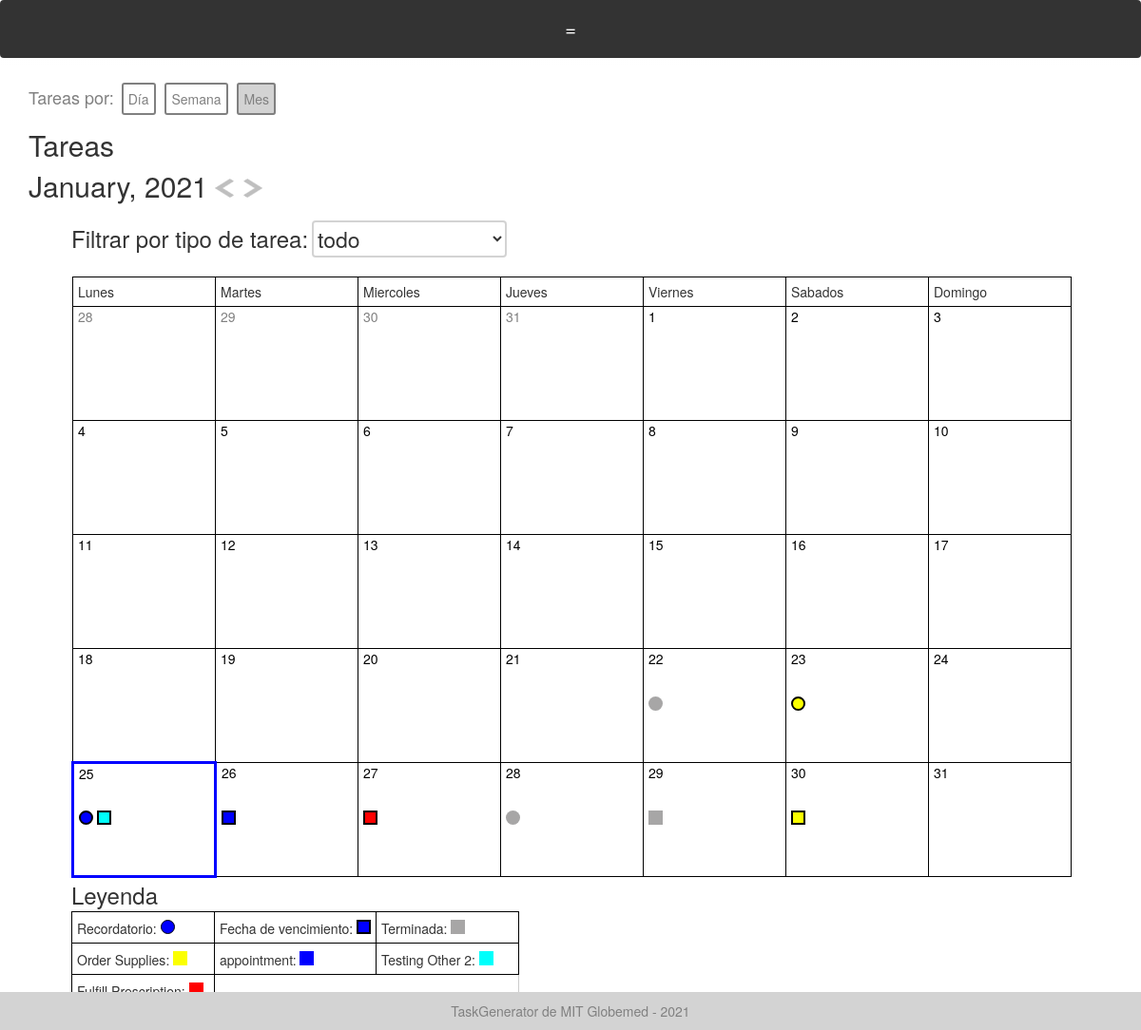
The app's page /monthly_tasks/2021-01-25 (signed in) with its own data.
### models.py (models this page shows)
class Task(Base):
    __tablename__ = "tasks"
    id = Column(Integer, primary_key=True)
    task_type = Column(String, default="Generic")
    creator_id = Column(Integer)
    created_datetime = Column(DateTime)
    created_datestring = Column(String)
    due_datetime = Column(DateTime)
    due_datestring = Column(String)
    description = Column(String)
    completed = Column(Boolean) # completed or not
    fields = Column(PickleType) # dictionary of strings to strings
    reminders = Column(PickleType) # list of datetimes
    reminder_datestrings = Column(PickleType) # list of datetimes
    color = Column(String)
    items_of_use = Column(PickleType) # list of Inventory Item IDs

### app.py (the view)
@app.route('/monthly_tasks/<date>')
@check_login_wrapper
def monthly_tasks(date):
    print("month date", date)
    tasks_by_day, headers_by_day = get_tasks_month(date)
    legend = {}
    for day_notifications in tasks_by_day:
        for notification in day_notifications:
            legend[notification.task.task_type] = notification.task.color
    print("rendering month ", WEEKDAYS)
    return render_template("monthly_tasks.html", tasks_by_day=tasks_by_day, col_strings = ["Due Date"], col_vars = ["due_datestring"], task_types=get_task_types(),
        month =  datetime.strptime(date, "%Y-%m-%d").strftime("%B, %Y"), today_datestring= datetime.now().strftime("%Y-%m-%d"), datestring=date, headers_by_day=headers_by_day,
        weekdays=WEEKDAYS, legend=legend)

### app.py (called while the page is built)
def check_login_wrapper(func):
    @wraps(func)
    def inner(*args, **kwargs):
        if "username" not in login_session:
            flash("Please login to see that page." if login_session["language"] == "English" else "Inicie sesión para ver esa página")
            return redirect(url_for('login'))
        if "language" not in login_session:
            login_session["language"] = "Spanish"
        return func(*args, **kwargs)
    return inner

### database.py (called while the page is built)
def get_task_types():
    return session.query(TaskType).all()

def get_tasks():
    return session.query(Task).all()

### templates/monthly_tasks.html (shortened to what this page needs)
{% extends "layout.html" %}
{% block body %}
  <span style="font-size: 18px; color: grey;">{{text['Tasks by']}}: </span>
  <a class="pretty-button" href="/daily_tasks/{{datestring}}">{{text['Day']}}</a>
  <a class="pretty-button" href="/weekly_tasks/{{datestring}}">{{text['Week']}}</a>
  <a style="background-color: lightgrey; color:grey;" class="pretty-button" href="/monthly_tasks/{{datestring}}">{{text['Month']}}</a>
  <br>
  <h2 id="month_header">{{text['Tasks']}}</h2>
  <h2 style="display: inline"> {{month}}</h2>
  <a  id="prev_button"><img style="margin-top: -10px; width: 20px; height: 20px;" src="{{url_for('static', filename='arrow_left.png')}}" class="arrow"></a>
  <a  id="next_button"><img style="margin-top: -10px; width: 20px; height: 20px;" src="{{url_for('static', filename='arrow_right.png')}}" class="arrow"></a>
  <br>
  <br>
  <div style="margin-left: max(0px, calc(50% - 525px));">
    <h3 style="display: inline; ">{{text['Filter by task type']}}:</h3>
    <select id="task_type" name="task_type" onchange="filterByTaskType()" style="font-size: 23px; border: solid lightgrey 2px; background: none; border-radius: 4px;">
      <option  value="all">{{text['all']}}</option>
    </select>
    <br>
    <br>
    <table id="hidden-task-table" style="display: block; width:100%;">
    <tr>
      {% for header in WEEKDAYS %}
        <td>{{header}}</td>
      {% endfor %}
    </tr>
    <tr>
    {% for notifications in tasks_by_day %}
      {% if (loop.index % 7) == 1 %}
      </tr>
        <tr>
      {% endif %}
      {% if (headers_by_day[loop.index-1].is_month) and (headers_by_day[loop.index-1].datestring == today_datestring) %}
        <td class="calendar-box" style="position: relative; border: solid blue 3px;">
      {% else %}
        <td class="calendar-box" style="position: relative;">
      {% endif %}
        <div style="width: 100%; height: 20%; position: absolute; top:0px;">
          <a href="/daily_tasks/{{headers_by_day[loop.index-1].datestring}}">
            {% if headers_by_day[loop.index-1].is_month %}
              <div style="color: black;">
                {{headers_by_day[loop.index-1].number}}
              </div>
            {% else %}
              <div style="color: gray;">
                {{headers_by_day[loop.index-1].number}}
              </div>
            {% endif %}
          </a>
        </div>
        {% for notification in notifications %}
          {% if notification.is_reminder %}
            {% if notification.task.completed %}
              <a href="/task/{{notification.task.id}}" class="notification">
               <span class="tooltip2">
                 <div class="calendar_icon done reminder"></div>
               <span class="tooltiptext">{{ notification.task.task_type }}</span></span>
              </a>
            {% else %}
              <a href="/task/{{notification.task.id}}" style="font-weight: bold;" class="notification">
               <span class="tooltip2">
                 <div class="calendar_icon reminder not_done" style=" background-color: {{notification.task.color}};"></div>
               <span class="tooltiptext">{{ notification.task.task_type }}</span></span>
             </a>
            {% endif %}
          {% else %}
            {% if notification.task.completed %}
              <a href="/task/{{notification.task.id}}" class="notification">
               <span class="tooltip2">
                 <div class="calendar_icon done"></div>
               <span class="tooltiptext">{{ notification.task.task_type }}</span></span>
             </a>
           {% else %}
              <a href="/task/{{notification.task.id}}" style="font-weight: bold;" class="notification">
               <span class="tooltip2">
                 <div class="calendar_icon not_done" style=" background-color: {{notification.task.color}};"></div>
               <span class="tooltiptext">{{ notification.task.task_type }}</span></span>
             </a>
           {% endif %}
          {% endif %}
        {% endfor %}
      </td>
    {% endfor %}
    </tr>
  </table>
  <div style="border: solid: 1px black; width:75%; min-height: 100px; position: relative; margin-top: 5px">
    <div style="position:absolute; top: 0px; margin: 0px;">
      <h3 style="margin: 0px;">{{text['Legend']}}</h3>
    </div>
    <table  style="position:absolute; top: 30px; border: 1px solid #CCC;
      border-collapse: collapse;" class="legend">
      <tr>
        <td>
          <span>{{text['Reminder']}}: </span><span style="width:15px; margin-top:3px; height: 15px; padding-top:3px; background-color: blue; display: inline-block; border: solid 1px black; border-radius: 8px"></span>
        </td>
        <td>
          <span>{{text['Due Date']}}: </span><span style="width:15px; margin-top:3px; height: 15px; padding-top:3px; background-color: blue; display: inline-block; border: solid 2px black;"></span>
        </td>
        <td>
          <span>{{text['Completed']}}: </span><span style="width:15px; margin-top:3px; height: 15px; padding-top:3px; background-color: #a7a6a6; display: inline-block; "></span>
        </td>
      </tr>
      <tr>
      {% for key in legend %}
        {% if (loop.index % 3) == 1 %}
        </tr>
          <tr>
        {% endif %}
        <td>
          <span>{{key}}: </span><span style="width:15px; margin-top:3px; height: 15px; padding-top:3px; background-color: {{legend[key]}}; display: inline-block;"></span>
        </td>
      {% endfor %}
      </tr>
    </table>
  </div>
</div>
{%endblock%}

### static/style.css (style rules this page uses)
td { padding: 5px; border: 1px solid black; }
.legend td { min-width: 150px; }
.calendar-box { width: 100px; height: 100px; }
.tooltip2 { position: relative; display: inline-block; }

### templates/layout.html (style rules this page uses)
td { padding: 5px; border: 1px solid black; }
.legend td { min-width: 150px; }
.calendar-box { width: 150px; height: 120px; }
.tooltip2 { position: relative; display: inline-block; }
.pretty-button { border: solid 2px grey; color: grey; background-color: transparent; border-radius: 3px; padding: 5px; box-sizing: border-box; margin:3px; }
.arrow { cursor: pointer; width: 20px; height: 20px; margin: 3px; box-sizing: border-box; }

### templates/monthly_tasks.html (style rules this page uses)
.calendar_icon { width:15px; height: 15px; padding: 2px; }
.done { background-color: #a7a6a6; }
.not_done { border: solid 2px black; }
.reminder { border-radius: 8px }

### records on screen
Task: completed True (drawn), task_type "Order Supplies"
Task: completed False (drawn), task_type "appointment"
Task: completed False (drawn), task_type "Testing Other 2"
Task: completed False (drawn), task_type "Fulfill Prescription"

### other values on screen
{{ text['Tasks by'] }} "Tareas por"
{{ text['Day'] }} "Día"
{{ text['Week'] }} "Semana"
{{ text['Month'] }} "Mes"
{{ text['Tasks'] }} "Tareas"
{{ month }} "January, 2021"
{{ text['Filter by task type'] }} "Filtrar por tipo de tarea"
{{ header }} "Lunes" "Martes" "Miercoles" "Jueves" "Viernes" "Sabados" "Domingo"
{{ headers_by_day[loop.index-1].number }} "28" "29" "30" "31"
{{ headers_by_day[loop.index-1].number }} "1" "2" "3" "4" "5" "6" "7" "8" "9" "10" "11" "12" "13" "14" "15" "16" "17" "18" "19" "20" "21" "22" "23" "24" "25" "26" "27" "28" "29" "30" "31"
{{ text['Legend'] }} "Leyenda"
{{ text['Reminder'] }} "Recordatorio"
{{ text['Due Date'] }} "Fecha de vencimiento"
{{ text['Completed'] }} "Terminada"
{{ text['TaskGenerator by MIT Globemed - 2021'] }} "TaskGenerator de MIT Globemed - 2021"
